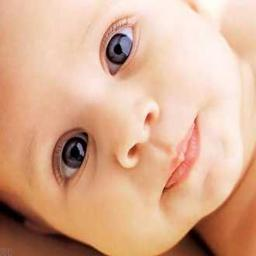
#> input picture ch1_basic/baby_16.jpg, 256 x 256 px
$ python ch1_blur.py
#> lines starting #> are read from the running program, lines starting #| are printed output that depends on the picture
from PIL import Image
from numpy import *
from scipy.ndimage import filters
#彩色转成灰度图
im = array(Image.open('baby_16.jpg').convert('L'))
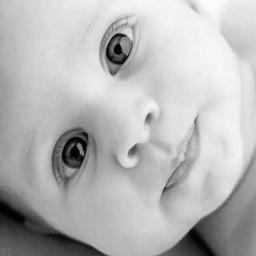
#> im: shape (256, 256); min 0, max 252, mean 183.1
#灰度图单通道高斯滤波
im2 = filters.gaussian_filter(im,2)
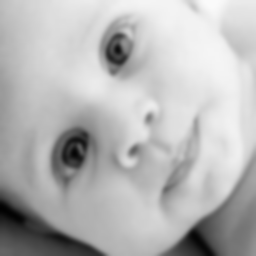
#> im2: shape (256, 256); min 1, max 250, mean 182.1
#彩色图多通道高斯滤波
im1 = array(Image.open('baby_16.jpg'))
#> im1 is the input picture: shape (256, 256, 3); mean R, G, B 217.3, 172.9, 145.4

im3 = zeros(im1.shape)

for i in range(3):
 im3[:,:,i] = filters.gaussian_filter(im1[:,:,i],5)
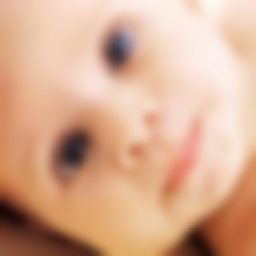
#> im3: shape (256, 256, 3) float64; mean R, G, B 216.3, 171.9, 144.4
im3 = uint8(im3)

#显示结果
#> (the run stopped early here; a loop or call above may not have finished)

$ run again, with ch1_basic/baby_1.jpg copied over ch1_basic/baby_16.jpg
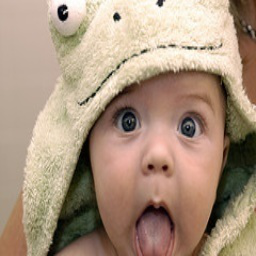
#> input picture ch1_basic/baby_1.jpg, 256 x 256 px
#> `im2 = filters.gaussian_filter(im,2)`:
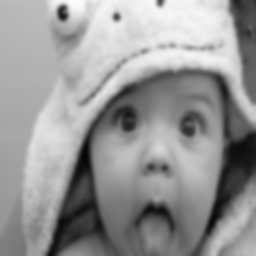
#> im2: shape (256, 256); min 4, max 252, mean 150.2
#> im1 is the input picture: shape (256, 256, 3); mean R, G, B 169.7, 146.7, 126.2
#> after the loop `for i in range(3):`:
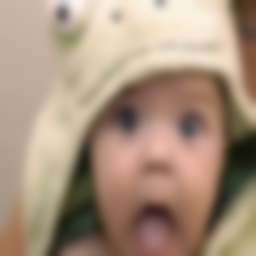
#> im3: shape (256, 256, 3) float64; mean R, G, B 168.7, 145.7, 125.2
